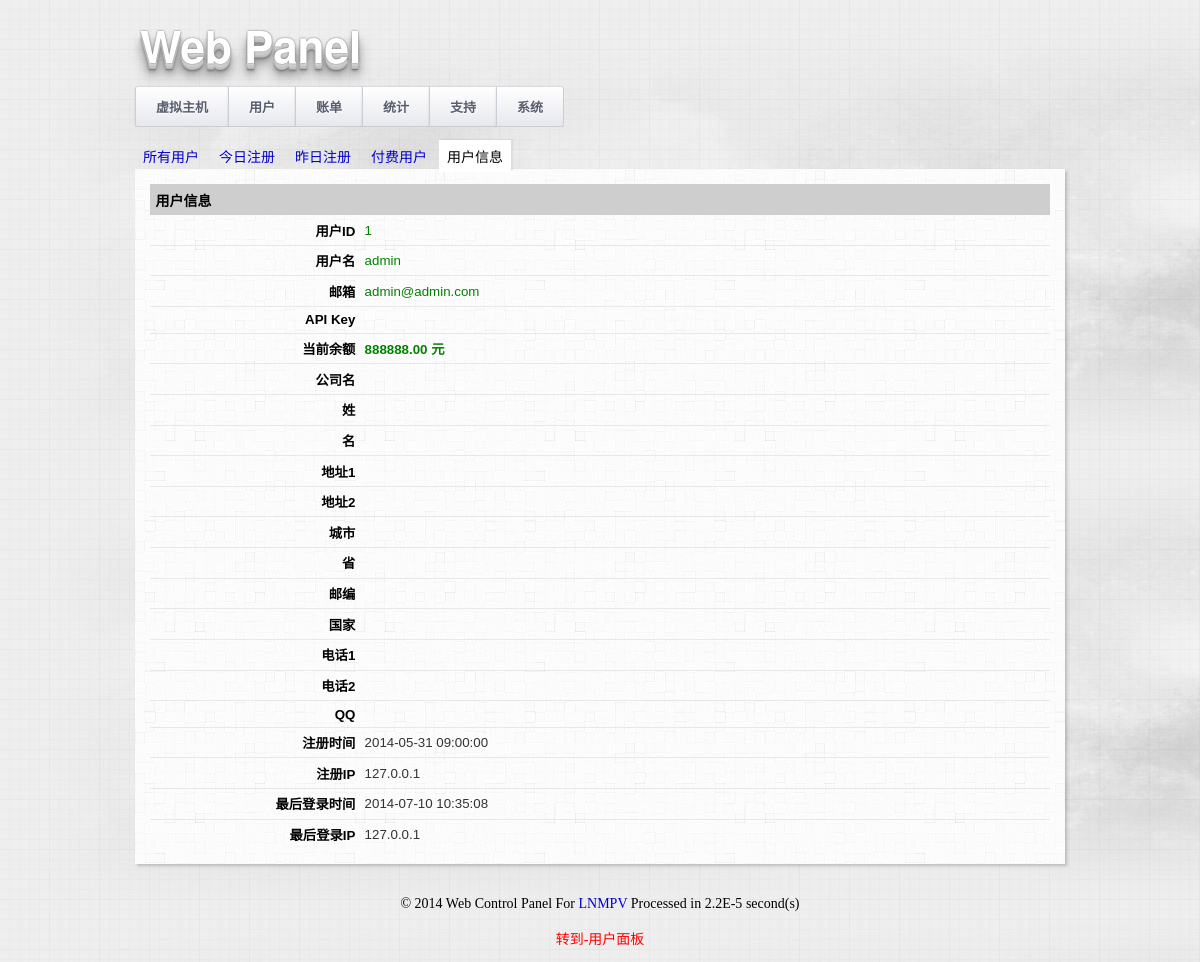
Before: /admin_user_info.php?userid=1 (signed in) with the older database file.
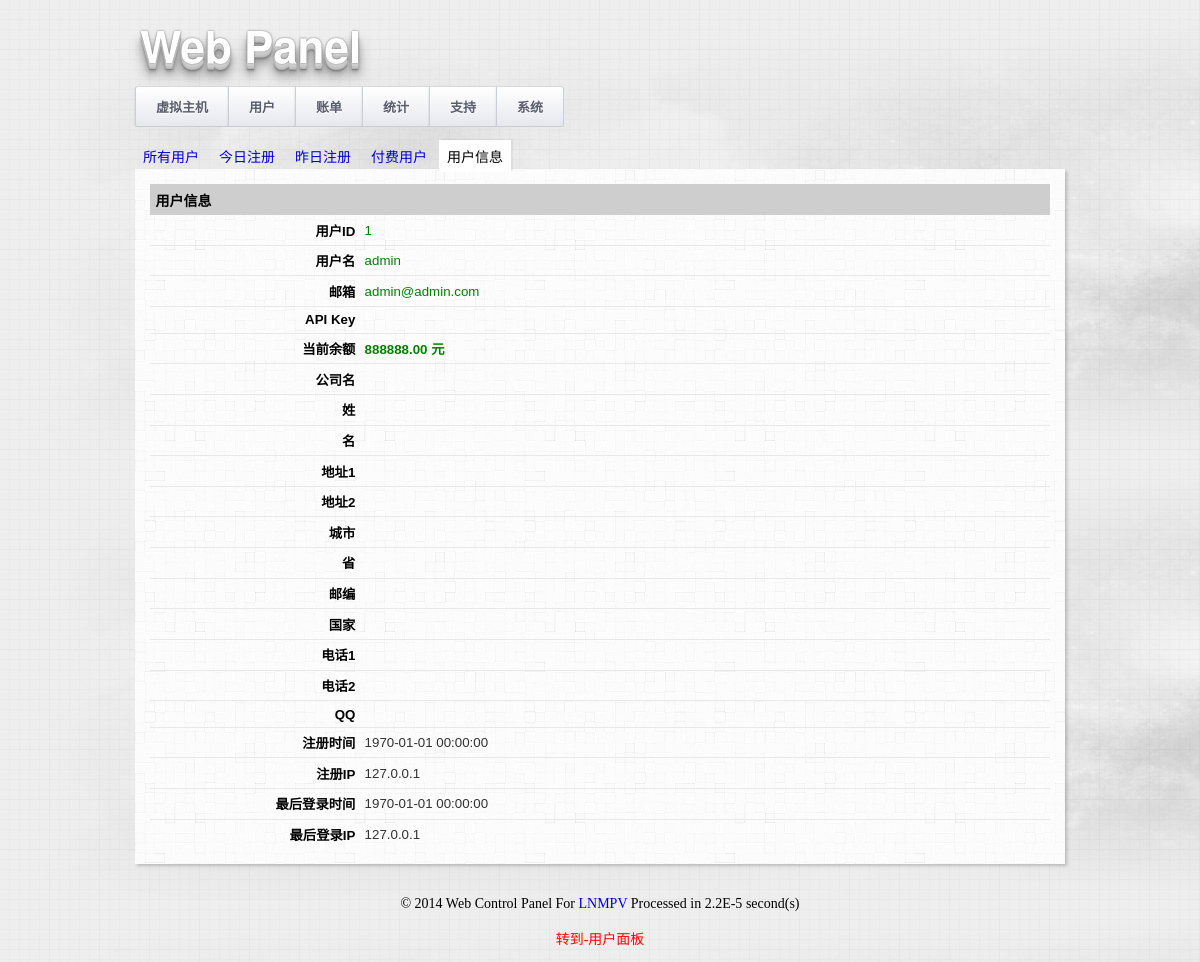
After: the same page with the newer database file.
### tables this page shows
CREATE TABLE IF NOT EXISTS `users_extension` (
  `UserID` int(11) NOT NULL,
  `credit` double NOT NULL,
  `companyname` varchar(255) DEFAULT NULL,
  `email` varchar(255) DEFAULT NULL,
  `firstname` varchar(255) DEFAULT NULL,
  `lastname` varchar(255) DEFAULT NULL,
  `address1` varchar(255) DEFAULT NULL,
  `address2` varchar(255) DEFAULT NULL,
  `city` varchar(255) DEFAULT NULL,
  `state` varchar(255) DEFAULT NULL,
  `zip` varchar(255) DEFAULT NULL,
  `country` varchar(255) DEFAULT NULL,
  `phone1` varchar(255) DEFAULT NULL,
  `phone2` varchar(255) DEFAULT NULL,
  `qq` varchar(255) DEFAULT NULL,
  `regdate` datetime DEFAULT NULL,
  `regip` varchar(255) DEFAULT NULL,
  `lastlogindate` datetime DEFAULT NULL,
  `lastloginip` varchar(255) DEFAULT NULL
);

### function.php (called while the page is built, shortened)
<?php
function money($n){
	return sprintf ("%01.2f", is_numeric($n)?$n:0);
}

### admin_user_info.php (the view, shortened to what this page needs)
<?php
@include_once("header.php");
@include_once("function.php");
$userid = empty($_GET['userid'])?@$_POST['userid']:@$_GET['userid'];
$result_users = mysql_query("select * FROM users WHERE ID=" . $userid);
$row_user = mysql_fetch_array($result_users);
$row_user_extension = mysql_fetch_array(mysql_query("select * FROM users_extension WHERE UserID=" . $row_user['ID']));
?>
<div id="page">
<form name="config_save" id="config_save" action="" method="post" onsubmit="document.getElementById('confirmed').disabled = true;">
<table class="list">
	<tr>
		<th colspan="3">用户信息</th>
	</tr>
	<tr class="list_entry">
		<td class="table_form_header">用户ID</td>
		<td><span style="color: green"><?php echo $row_user['ID']; ?></span><br /></td>
		<td class="hint"></td>
	</tr>
	<tr class="list_entry">
		<td class="table_form_header">用户名</td>
		<td><span style="color: green"><?php echo $row_user['username']; ?></span><br /></td>
		<td class="hint"></td>
	</tr>
	<tr class="list_entry">
		<td class="table_form_header">邮箱</td>
		<td><span style="color: green"><?php echo $row_user['email']; ?></span><br /></td>
		<td class="hint"></td>
	</tr>
	<tr class="list_entry">
		<td class="table_form_header">API Key</td>
		<td><span style="color: green"><?php echo $row_user['api_key']; ?></span><br /></td>
		<td class="hint"></td>
	</tr>
	<tr class="list_entry">
		<td class="table_form_header">当前余额</td>
		<td><a href="admin_user_balance.php?userid=<?php echo $row_user_extension['UserID']; ?>"><span style="color: green; font-weight: bold"><?php echo money($row_user_extension['credit']); ?> 元</span></a><br /></td>
		<td class="hint"></td>
	</tr>
	<tr class="list_entry">
		<td class="table_form_header">公司名</td>
		<td><?php echo ($row_user_extension['companyname']); ?> <br /></td>
		<td class="hint"></td>
	</tr>
	<tr class="list_entry">
		<td class="table_form_header">姓</td>
		<td><?php echo ($row_user_extension['firstname']); ?> <br /></td>
		<td class="hint"></td>
	</tr>
	<tr class="list_entry">
		<td class="table_form_header">名</td>
		<td><?php echo ($row_user_extension['lastname']); ?> <br /></td>
		<td class="hint"></td>
	</tr>
	<tr class="list_entry">
		<td class="table_form_header">地址1</td>
		<td><?php echo ($row_user_extension['address1']); ?> <br /></td>
		<td class="hint"></td>
	</tr>
	<tr class="list_entry">
		<td class="table_form_header">地址2</td>
		<td><?php echo ($row_user_extension['address2']); ?> <br /></td>
		<td class="hint"></td>
	</tr>
	<tr class="list_entry">
		<td class="table_form_header">城市</td>
		<td><?php echo ($row_user_extension['city']); ?> <br /></td>
		<td class="hint"></td>
	</tr>
	<tr class="list_entry">
		<td class="table_form_header">省</td>
		<td><?php echo ($row_user_extension['state']); ?> <br /></td>
		<td class="hint"></td>
	</tr>
	<tr class="list_entry">
		<td class="table_form_header">邮编</td>
		<td><?php echo ($row_user_extension['zip']); ?> <br /></td>
		<td class="hint"></td>
	</tr>
	<tr class="list_entry">
		<td class="table_form_header">国家</td>
		<td><?php echo ($row_user_extension['country']); ?> <br /></td>
		<td class="hint"></td>
	</tr>
	<tr class="list_entry">
		<td class="table_form_header">电话1</td>
		<td><?php echo ($row_user_extension['phone1']); ?> <br /></td>
		<td class="hint"></td>
	</tr>
	<tr class="list_entry">
		<td class="table_form_header">电话2</td>
		<td><?php echo ($row_user_extension['phone2']); ?> <br /></td>
		<td class="hint"></td>
	</tr>
	<tr class="list_entry">
		<td class="table_form_header">QQ</td>
		<td><?php echo ($row_user_extension['qq']); ?> <br /></td>
		<td class="hint"></td>
	</tr>
	<tr class="list_entry">
		<td class="table_form_header">注册时间</td>
		<td><?php echo ($row_user_extension['regdate']); ?> <br /></td>
		<td class="hint"></td>
	</tr>
	<tr class="list_entry">
		<td class="table_form_header">注册IP</td>
		<td><?php echo ($row_user_extension['regip']); ?> <br /></td>
		<td class="hint"></td>
	</tr>
	<tr class="list_entry">
		<td class="table_form_header">最后登录时间</td>
		<td><?php echo ($row_user_extension['lastlogindate']); ?> <br /></td>
		<td class="hint"></td>
	</tr>
	<tr class="list_entry">
		<td class="table_form_header">最后登录IP</td>
		<td><?php echo ($row_user_extension['lastloginip']); ?> <br /></td>
		<td class="hint"></td>
	</tr>
</table>
</div>
<?php @include_once("footer.php") ?>

Changed rows visible on the page:
changed users_extension: regdate "2014-05-31 09:00:00" → "1970-01-01 00:00:00"; lastlogindate "2014-07-10 10:35:08" → "1970-01-01 00:00:00"
